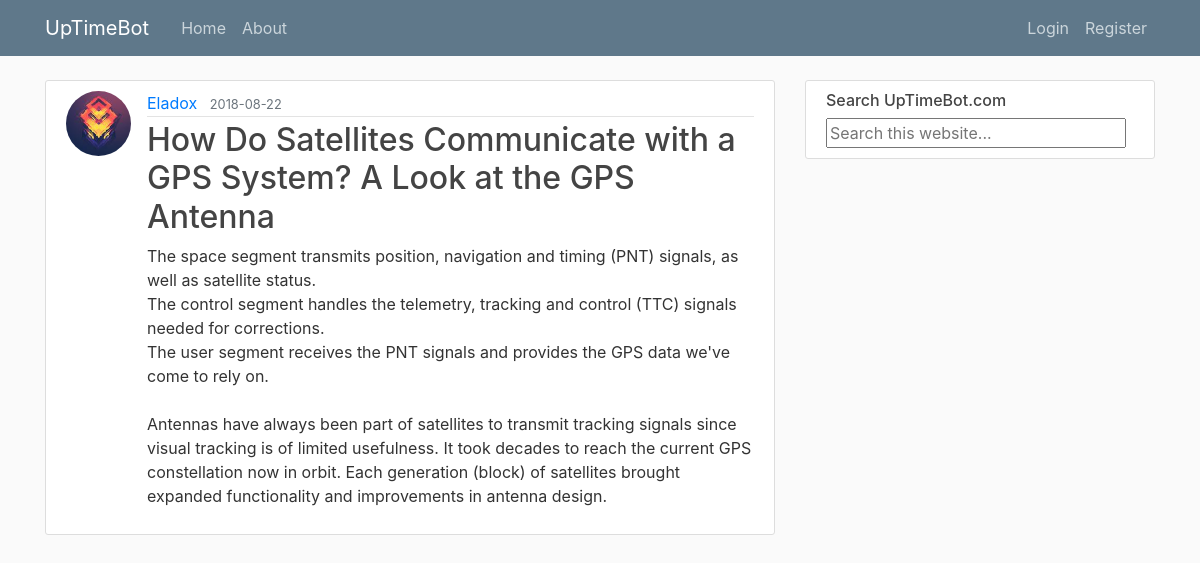
The page /post/5 on the database its author committed.
### myFlask/models.py (models this page shows, shortened)
class User(db.Model, UserMixin):
    id = db.Column(db.Integer, primary_key=True)
    username = db.Column(db.String(20), unique=True, nullable=False)
    email = db.Column(db.String(120), unique=True, nullable=False)
    image_file = db.Column(db.String(20), nullable=False, default='default.png')
    password = db.Column(db.String(60), nullable=False)
    posts = db.relationship('Post', backref='author', lazy=True)

class Post(db.Model):
    id = db.Column(db.Integer, primary_key=True)
    title = db.Column(db.String(100), nullable=False)
    date_posted = db.Column(db.DateTime, nullable=False, default=datetime.utcnow)
    content = db.Column(db.Text, nullable=False)
    user_id = db.Column(db.Integer, db.ForeignKey('user.id'), nullable=False)

### myFlask/routes.py (the view)
@app.route("/post/<int:post_id>")
def post(post_id):
    post = Post.query.get_or_404(post_id)
    return render_template('post.html', title=post.title, post=post)

### myFlask/templates/post.html (shortened to what this page needs)
{% extends "layout.html" %}
{% block content %}
  <article class="media content-section">
    <img class="rounded-circle article-img" src="{{ url_for('static', filename='profile_pics/' + post.author.image_file) }}">
    <div class="media-body">
      <div class="article-metadata">
        <a class="mr-2" href="{{ url_for('user_posts', username=post.author.username) }}">{{ post.author.username }}</a>
        <small class="text-muted">{{ post.date_posted.strftime('%Y-%m-%d') }}</small>
      </div>
      <h2 class="article-title">{{ post.title }}</h2>
      <p class="article-content">{{ post.content }}</p>
    </div>
  </article>
{% endblock content %}

### myFlask/static/main.css (style rules this page uses)
body { background: #fafafa; color: #333333; margin-top: 5rem; }
h1, h2, h3, h4, h5, h6 { color: #444444; }
.content-section { background: #ffffff; padding: 10px 20px; border: 1px solid #dddddd; border-radius: 3px; margin-bottom: 20px; }
.article-title { color: #444444; }
.article-content { white-space: pre-line; }
.article-img { height: 65px; width: 65px; margin-right: 16px; }
.article-metadata { padding-bottom: 1px; margin-bottom: 4px; border-bottom: 1px solid #e3e3e3 }

### rows shown on the page
User: image_file (picture), author.username "Eladox"
Post: date_posted "2018-08-22", title "How Do Satellites Communicate with a GPS System? A Look at the GPS Antenna", content "The space segment transmits position, navigation and timing (PNT) signals, as well as satellite status. The control segment handles the telemetry, tracking and control (TTC) signals needed for corrections. The user segment receives the PNT signals and provides the GPS data we've come to rely on. Antennas have always been part of satellites to transmit tracking signals since visual tracking is of limited usefulness. It took decades to reach the current GPS constellation now in orbit. Each generation (block) of satellites brought expanded functionality and improvements in antenna design."
